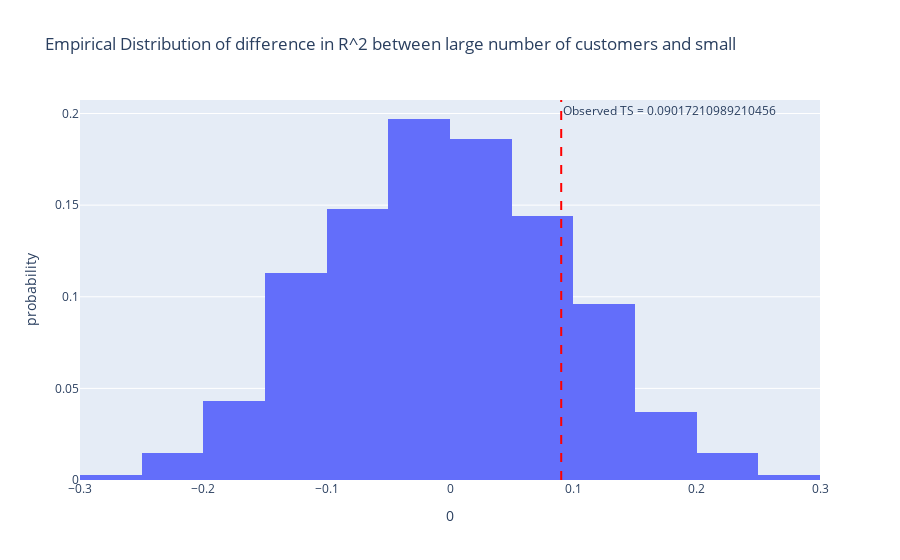

Here is the notebook cell this chart was saved with:
### Code cell
fig = px.histogram(pd.DataFrame(simulated_tss), x=0, nbins=20, histnorm='probability', 
                   title='Empirical Distribution of difference in R^2 between large number of customers and small')
fig.add_vline(
    x=observed_ts,
    line_dash="dash",
    line_color="red",
    annotation_text=f"Observed TS = {observed_ts}",
    annotation_position="top right"
)
fig.write_html("step8-outage-fairnessanalysis.html", include_plotlyjs='cdn')
fig.show()

### Figure 1 — Plotly figure (JSON) as saved in the notebook; plotly's stock layout.template omitted (floating-point values rounded to 4 significant figures; data arrays with more than 128 entries replaced by an {"elided": "..."} marker saying what was removed)
{"data": [{"alignmentgroup": "True", "bingroup": "x", "histnorm": "probability", "hovertemplate": "0=%{x}<br>probability=%{y}<extra></extra>", "legendgroup": "", "marker": {"color": "#636efa", "pattern": {"shape": ""}}, "name": "", "nbinsx": 20, "offsetgroup": "", "orientation": "v", "showlegend": false, "type": "histogram", "x": {"elided": "1000 float values"}, "xaxis": "x", "yaxis": "y"}], "layout": {"annotations": [{"showarrow": false, "text": "Observed TS = 0.09017210989210456", "x": 0.09017, "xanchor": "left", "xref": "x", "y": 1, "yanchor": "top", "yref": "y domain"}], "autosize": true, "barmode": "relative", "legend": {"tracegroupgap": 0}, "shapes": [{"line": {"color": "red", "dash": "dash"}, "type": "line", "x0": 0.09017, "x1": 0.09017, "xref": "x", "y0": 0, "y1": 1, "yref": "y domain"}], "title": {"text": "Empirical Distribution of difference in R^2 between large number of customers and small"}, "xaxis": {"anchor": "y", "autorange": true, "domain": [0, 1], "range": [-0.3, 0.3], "title": {"text": "0"}, "type": "linear"}, "yaxis": {"anchor": "x", "autorange": true, "domain": [0, 1], "range": [0, 0.2074], "title": {"text": "probability"}}}}
